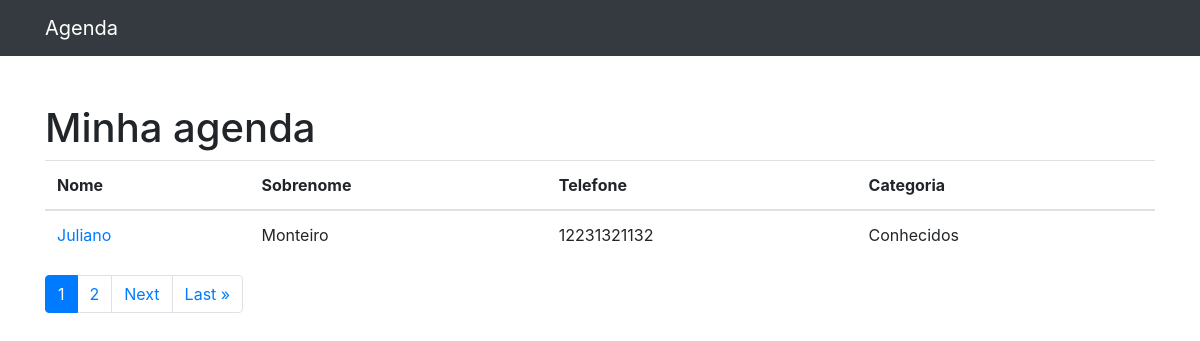
The page / on the database its author committed.
### contacts/models.py (models this page shows, shortened)
class Contact(models.Model):
    name = models.CharField(max_length=255)
    last_name = models.CharField(max_length=255, blank=True)
    phone = models.CharField(max_length=255)
    email = models.CharField(max_length=255, blank=True)
    created_at = models.DateTimeField(default=timezone.now)
    description = models.TextField(blank=True)
    category = models.ForeignKey(Category, on_delete=models.DO_NOTHING)
    view = models.BooleanField(default=True)

class Category(models.Model):
    name = models.CharField(max_length=255)
    def __str__(self):
        return self.name

### contacts/views.py (the view)
# urls.py: path('', views.index, name='index'),
def index(request):
    contacts = Contact.objects.all()
    paginator = Paginator(contacts, 1)
    page = request.GET.get('page')
    contacts = paginator.get_page(page)
    return render(request, 'contacts/index.html', {'contacts': contacts})

### contacts/templates/contacts/index.html (shortened to what this page needs)
{%extends 'base.html'%}
{%block 'container'%}
<h1 class="mt-5">Minha agenda</h1>
<table class="table">
    <thead>
    <tr>
        <th>Nome</th>
        <th>Sobrenome</th>
        <th>Telefone</th>
        <th>Categoria</th>
    </tr>
    </thead>
    <tbody>
    {% for contact in contacts %}
        {% if contact.view %}
        <tr>
            <td>
            <a href="{% url 'show' contact.id %}"> {{ contact.name }}</a>
            </td>
            <td>{{ contact.last_name }}</td>
            <td>{{ contact.phone }}</td>
            <td>{{ contact.category }}</td>
        </tr>
        {% endif%}
    {% endfor %}
    </tbody>
</table>
<nav aria-label="Page navigation example">
    <ul class="pagination">
        {% for page in contacts.paginator.page_range %}
            {% if contacts.number == page %}
                <li class="page-item active"><a class="page-link" href="?page={{ page }}">{{ page }}</a></li>
            {% else %}
                <li class="page-item"><a class="page-link" href="?page={{ page }}">{{ page }}</a></li>
            {% endif %}
        {% endfor %}
        {% if contacts.has_next %}
            <li class="page-item"><a class="page-link" href="?page={{ contacts.next_page_number }}">Next</a></li>
            <li class="page-item"><a class="page-link" href="?page={{ contacts.paginator.num_pages }}">Last &raquo;</a></li>
        {% endif %}
    </ul>
</nav>
{%endblock%}

### rows shown on the page
Contact: name "Juliano", last_name "Monteiro", phone "12231321132", category "Conhecidos"

### other values the page prints
{{ page }} "1"
{{ page }} "2"
